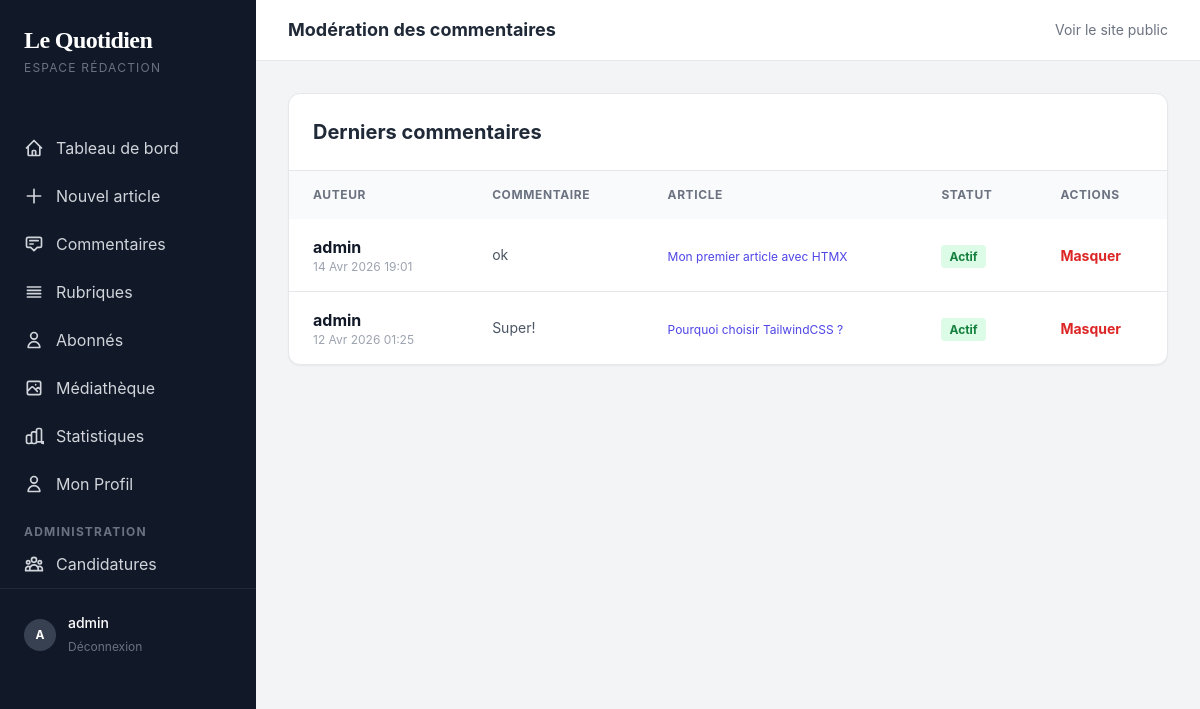
/dashboard/comments/ (signed in), run on the app's committed database.
### apps/users/models.py (models this page shows, shortened)
class CustomUser(AbstractUser):
    class Role(models.TextChoices):
        VISITOR = "VISITOR", _("Visiteur")
        CONTRIBUTOR = "CONTRIBUTOR", _("Contributeur")
        WRITER = "WRITER", _("Rédacteur")
        EDITOR = "EDITOR", _("Éditeur")
        ADMIN = "ADMIN", _("Administrateur")
    role = models.CharField(
        _("Rôle"),
        max_length=20,
        choices=Role.choices,
        default=Role.CONTRIBUTOR
    )
    bio = models.TextField(_("Biographie"), max_length=500, blank=True)
    avatar = models.ImageField(_("Avatar"), upload_to="avatars/", null=True, blank=True)
    twitter_url = models.URLField(_("Lien Twitter/X"), max_length=255, blank=True)
    linkedin_url = models.URLField(_("Lien LinkedIn"), max_length=255, blank=True)
    facebook_url = models.URLField(_("Lien Facebook"), max_length=255, blank=True)
    website_url = models.URLField(_("Site web personnel"), max_length=255, blank=True)
    show_recruitment_section = models.BooleanField(_("Afficher la section recrutement"), default=True)

### apps/comments/models.py (models this page shows, shortened)
class Comment(models.Model):
    article = models.ForeignKey(
        Article,
        on_delete=models.CASCADE,
        related_name="comments",
        verbose_name=_("Article")
    )
    author = models.ForeignKey(
        settings.AUTH_USER_MODEL,
        on_delete=models.CASCADE,
        related_name="comments",
        verbose_name=_("Auteur")
    )
    content = models.TextField(_("Commentaire"), max_length=1000)
    created_at = models.DateTimeField(_("Créé le"), auto_now_add=True)
    updated_at = models.DateTimeField(_("Mis à jour le"), auto_now=True)
    is_active = models.BooleanField(_("Actif"), default=True)
    class Meta:
        verbose_name = _("Commentaire")
        verbose_name_plural = _("Commentaires")
        ordering = ["-created_at"]

### apps/weblog/models.py (models this page shows, shortened)
class Article(models.Model):
    class Status(models.TextChoices):
        DRAFT = "DRAFT", _("Brouillon")
        PUBLISHED = "PUBLISHED", _("Publié")
        ARCHIVED = "ARCHIVED", _("Archivé")
    title = models.CharField(_("Titre"), max_length=255)
    slug = models.SlugField(_("Slug"), unique=True, max_length=255)
    author = models.ForeignKey(
        settings.AUTH_USER_MODEL,
        on_delete=models.CASCADE,
        related_name="articles",
        verbose_name=_("Auteur")
    )
    category = models.ForeignKey(
        Category,
        on_delete=models.PROTECT,
        related_name="articles",
        verbose_name=_("Catégorie")
    )
    tags = models.ManyToManyField(Tag, related_name="articles", blank=True, verbose_name=_("Tags"))
    content = models.TextField(_("Contenu"))
    excerpt = models.TextField(_("Extrait"), max_length=500, blank=True)
    featured_image = models.ImageField(_("Image à la une"), upload_to="articles/", null=True, blank=True)
    meta_title = models.CharField(_("Méta-titre"), max_length=100, blank=True, help_text=_("Titre pour les moteurs de recherche (SEO)"))
    meta_description = models.TextField(_("Méta-description"), max_length=160, blank=True, help_text=_("Description pour les moteurs de recherche (SEO)"))
    status = models.CharField(
        _("Statut"),
        max_length=10,
        choices=Status.choices,
        default=Status.DRAFT
    )
    created_at = models.DateTimeField(_("Créé le"), auto_now_add=True)
    updated_at = models.DateTimeField(_("Mis à jour le"), auto_now=True)
    published_at = models.DateTimeField(_("Publié le"), null=True, blank=True)
    views_count = models.PositiveIntegerField(_("Nombre de vues"), default=0)
    objects = models.Manager() # The default manager.
    published = PublishedManager() # Our custom manager.
    class Meta:
        verbose_name = _("Article")
        verbose_name_plural = _("Articles")
        ordering = ["-published_at", "-created_at"]

### apps/dashboard/views.py (the view)
# urls.py: path('comments/', views.comment_list, name='comment_list'),
@login_required
@user_passes_test(is_writer_or_admin)
def comment_list(request):
    if request.user.is_superuser or request.user.role in ['ADMIN', 'EDITOR']:
        comments = Comment.objects.all().order_by('-created_at')
    else:
        comments = Comment.objects.filter(article__author=request.user).order_by('-created_at')
    return render(request, 'dashboard/comment_list.html', {'comments': comments})

### apps/dashboard/views.py (called while the page is built)
def is_writer_or_admin(user):
    return user.is_authenticated and (user.role in ['WRITER', 'EDITOR', 'ADMIN'] or user.is_staff)

### apps/newsletter/views.py (called while the page is built)
def newsletter_form_context(request):
    return {'subscriber_form': SubscriberForm()}

### apps/weblog/context_processors.py (called while the page is built)
def categories_processor(request):
    categories = Category.objects.exclude(name='Chronique').order_by('name')[:6]
    return {'nav_categories': categories}

### templates/dashboard/comment_list.html (shortened to what this page needs)
{% extends "dashboard/base.html" %}
{% block header_title %}Modération des commentaires{% endblock %}
{% block content %}
<div class="bg-white rounded-xl shadow-sm border border-gray-200 overflow-hidden">
    <div class="p-6 border-b border-gray-200">
        <h3 class="font-bold text-gray-800 text-xl">Derniers commentaires</h3>
    </div>
    <div class="overflow-x-auto">
        <table class="w-full text-left">
            <thead>
                <tr class="bg-gray-50 text-gray-500 text-xs uppercase tracking-wider">
                    <th class="px-6 py-4 font-bold">Auteur</th>
                    <th class="px-6 py-4 font-bold">Commentaire</th>
                    <th class="px-6 py-4 font-bold">Article</th>
                    <th class="px-6 py-4 font-bold">Statut</th>
                    <th class="px-6 py-4 font-bold">Actions</th>
                </tr>
            </thead>
            <tbody class="divide-y divide-gray-200">
                {% for comment in comments %}
                    {% include "dashboard/comment_row.html" %}
                {% empty %}
                <tr>
                    <td colspan="5" class="px-6 py-12 text-center text-gray-500 italic">
                        Aucun commentaire à modérer.
                    </td>
                </tr>
                {% endfor %}
            </tbody>
        </table>
    </div>
</div>
{% endblock %}

### templates/dashboard/base.html (shortened to what this page needs)
<!DOCTYPE html>
<html lang="fr">
<head>
    <script src="https://cdn.tailwindcss.com"></script>
    <link rel="stylesheet" href="https://unpkg.com/easymde/dist/easymde.min.css">
</head>
<body class="bg-gray-100 font-sans antialiased">
    <div class="flex min-h-screen">
        <aside class="w-64 bg-gray-900 text-white flex-shrink-0">
            <div class="p-6">
                <a href="/" class="font-serif text-2xl font-bold tracking-tight">Le Quotidien</a>
                <p class="text-xs text-gray-500 mt-1 uppercase tracking-widest">Espace Rédaction</p>
            </div>
            <nav class="mt-6">
                <a href="{% url 'dashboard:home' %}" class="flex items-center px-6 py-3 text-gray-300 hover:bg-gray-800 hover:text-white transition">
                    <svg class="w-5 h-5 mr-3" fill="none" stroke="currentColor" viewBox="0 0 24 24"><path stroke-linecap="round" stroke-linejoin="round" stroke-width="2" d="M3 12l2-2m0 0l7-7 7 7M5 10v10a1 1 0 001 1h3m10-11l2 2m-2-2v10a1 1 0 01-1 1h-3m-6 0a1 1 0 001-1v-4a1 1 0 011-1h2a1 1 0 011 1v4a1 1 0 001 1m-6 0h6"/></svg>
                    Tableau de bord
                </a>
                <a href="{% url 'dashboard:article_create' %}" class="flex items-center px-6 py-3 text-gray-300 hover:bg-gray-800 hover:text-white transition">
                    <svg class="w-5 h-5 mr-3" fill="none" stroke="currentColor" viewBox="0 0 24 24"><path stroke-linecap="round" stroke-linejoin="round" stroke-width="2" d="M12 4v16m8-8H4"/></svg>
                    Nouvel article
                </a>
                <a href="{% url 'dashboard:comment_list' %}" class="flex items-center px-6 py-3 text-gray-300 hover:bg-gray-800 hover:text-white transition">
                    <svg class="w-5 h-5 mr-3" fill="none" stroke="currentColor" viewBox="0 0 24 24"><path stroke-linecap="round" stroke-linejoin="round" stroke-width="2" d="M7 8h10M7 12h4m1 8l-4-4H5a2 2 0 01-2-2V6a2 2 0 012-2h14a2 2 0 012 2v8a2 2 0 01-2 2h-3l-4 4z"/></svg>
                    Commentaires
                </a>
                {% if user.role in 'EDITOR,ADMIN' or user.is_staff %}
                <a href="{% url 'dashboard:category_list' %}" class="flex items-center px-6 py-3 text-gray-300 hover:bg-gray-800 hover:text-white transition">
                    <svg class="w-5 h-5 mr-3" fill="none" stroke="currentColor" viewBox="0 0 24 24"><path stroke-linecap="round" stroke-linejoin="round" stroke-width="2" d="M4 6h16M4 10h16M4 14h16M4 18h16"/></svg>
                    Rubriques
                </a>
                <a href="{% url 'dashboard:subscriber_list' %}" class="flex items-center px-6 py-3 text-gray-300 hover:bg-gray-800 hover:text-white transition">
                    <svg class="w-5 h-5 mr-3" fill="none" stroke="currentColor" viewBox="0 0 24 24"><path stroke-linecap="round" stroke-linejoin="round" stroke-width="2" d="M16 7a4 4 0 11-8 0 4 4 0 018 0zM12 14a7 7 0 00-7 7h14a7 7 0 00-7-7z"/></svg>
                    Abonnés
                </a>
                {% endif %}
                <a href="{% url 'dashboard:media_library' %}" class="flex items-center px-6 py-3 text-gray-300 hover:bg-gray-800 hover:text-white transition">
                    <svg class="w-5 h-5 mr-3" fill="none" stroke="currentColor" viewBox="0 0 24 24"><path stroke-linecap="round" stroke-linejoin="round" stroke-width="2" d="M4 16l4.586-4.586a2 2 0 012.828 0L16 16m-2-2l1.586-1.586a2 2 0 012.828 0L20 14m-6-6h.01M6 20h12a2 2 0 002-2V6a2 2 0 00-2-2H6a2 2 0 00-2 2v12a2 2 0 002 2z"/></svg>
                    Médiathèque
                </a>
                <a href="{% url 'dashboard:analytics' %}" class="flex items-center px-6 py-3 text-gray-300 hover:bg-gray-800 hover:text-white transition">
                    Statistiques
                </a>
                <a href="{% url 'dashboard:profile_edit' %}" class="flex items-center px-6 py-3 text-gray-300 hover:bg-gray-800 hover:text-white transition">
                    <svg class="w-5 h-5 mr-3" fill="none" stroke="currentColor" viewBox="0 0 24 24"><path stroke-linecap="round" stroke-linejoin="round" stroke-width="2" d="M16 7a4 4 0 11-8 0 4 4 0 018 0zM12 14a7 7 0 00-7 7h14a7 7 0 00-7-7z"/></svg>
                    Mon Profil
                </a>
                {% if user.role in 'EDITOR,ADMIN' or user.is_staff %}
                <div class="mt-4 px-6 text-xs font-bold text-gray-500 uppercase tracking-widest">Administration</div>
                <a href="{% url 'dashboard:promotion_request_list' %}" class="flex items-center px-6 py-3 text-gray-300 hover:bg-gray-800 hover:text-white transition">
                    Candidatures
                </a>
                {% endif %}
            </nav>
            <div class="mt-auto p-6 border-t border-gray-800">
                <div class="flex items-center">
                    <div class="h-8 w-8 rounded-full bg-gray-700 flex items-center justify-center text-xs font-bold mr-3">{{ user.username|first|upper }}</div>
                    <div class="flex-1 min-w-0">
                        <p class="text-sm font-medium truncate">{{ user.username }}</p>
                        <a href="/admin/logout/" class="text-xs text-gray-500 hover:text-red-400">Déconnexion</a>
                    </div>
                </div>
            </div>
        </aside>
        <main class="flex-1 flex flex-col">
            <header class="bg-white border-b border-gray-200 py-4 px-8 flex items-center justify-between">
                <h2 class="text-lg font-bold text-gray-800">{% block header_title %}Tableau de bord{% endblock %}</h2>
                <div class="flex items-center gap-4">
                    <a href="{% url 'home' %}" class="text-sm text-gray-500 hover:text-gray-900 transition">Voir le site public</a>
                </div>
            </header>
            <div class="p-8">
                {% block content %}{% endblock %}
            </div>
        </main>
    </div>
</body>
</html>

### templates/dashboard/comment_row.html
<tr class="hover:bg-gray-50 transition" id="comment-row-{{ comment.pk }}">
    <td class="px-6 py-4">
        <div class="font-bold text-gray-900">{{ comment.author.username }}</div>
        <div class="text-xs text-gray-400">{{ comment.created_at|date:"d M Y H:i" }}</div>
    </td>
    <td class="px-6 py-4">
        <div class="text-sm text-gray-600 max-w-md truncate" title="{{ comment.content }}">
            {{ comment.content }}
        </div>
    </td>
    <td class="px-6 py-4">
        <a href="{% url 'weblog:article_detail' comment.article.slug %}" target="_blank" class="text-xs text-indigo-600 hover:underline">
            {{ comment.article.title|truncatechars:30 }}
        </a>
    </td>
    <td class="px-6 py-4" id="comment-status-{{ comment.pk }}">
        {% if comment.is_active %}
            <span class="px-2 py-1 rounded text-xs font-bold bg-green-100 text-green-700">Actif</span>
        {% else %}
            <span class="px-2 py-1 rounded text-xs font-bold bg-red-100 text-red-700">Masqué</span>
        {% endif %}
    </td>
    <td class="px-6 py-4">
        <button
            hx-post="{% url 'dashboard:comment_toggle_active' comment.pk %}"
            hx-target="#comment-row-{{ comment.pk }}"
            hx-swap="outerHTML"
            hx-headers='{"X-CSRFToken": "{{ csrf_token }}"}'
            class="text-sm font-bold {% if comment.is_active %}text-red-600 hover:text-red-900{% else %}text-green-600 hover:text-green-900{% endif %} transition">
            {% if comment.is_active %}Masquer{% else %}Approuver{% endif %}
        </button>
    </td>
</tr>

### data on the page
CustomUser: username|first "A", username "admin"
Comment: author.username "admin", created_at "14 Avr 2026 19:01", content "ok", article "Mon premier article avec HTMX", is_active "Actif"
Comment: author.username "admin", created_at "12 Avr 2026 01:25", content "Super!", article "Pourquoi choisir TailwindCSS ?", is_active "Actif"
